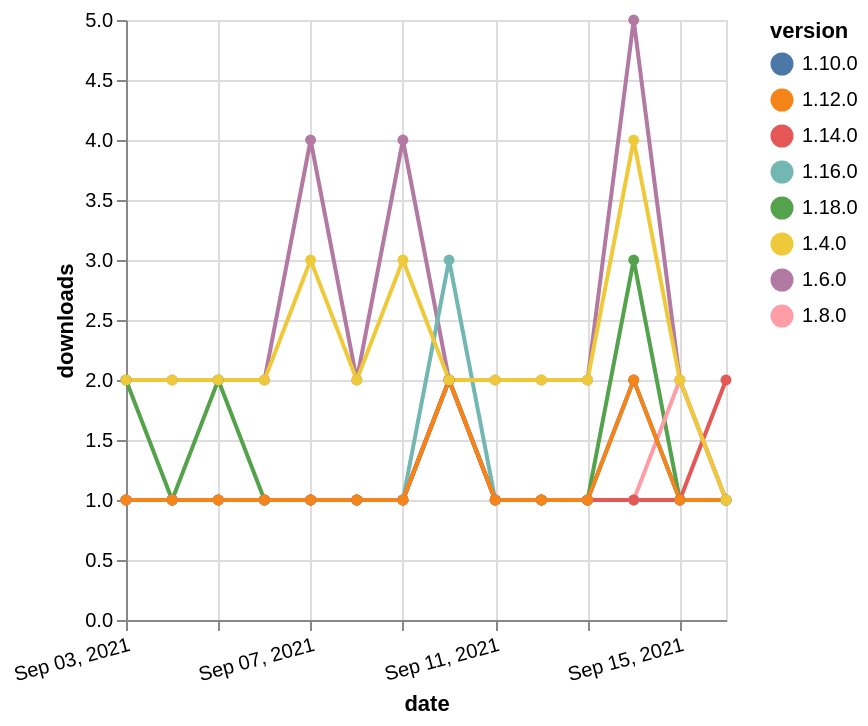

Vega-Lite specification for this chart:
### Vega-Lite specification from a JSON file in a GitHub repository (floating-point values rounded to 4 significant figures)
{"$schema": "https://vega.github.io/schema/vega-lite/v5.json", "description": "A simple bar chart with embedded data.", "data": {"values": [{"date": "2021-09-03", "total": 2506, "delta": 2, "version": "1.6.0"}, {"date": "2021-09-04", "total": 2508, "delta": 2, "version": "1.6.0"}, {"date": "2021-09-05", "total": 2510, "delta": 2, "version": "1.6.0"}, {"date": "2021-09-06", "total": 2512, "delta": 2, "version": "1.6.0"}, {"date": "2021-09-07", "total": 2516, "delta": 4, "version": "1.6.0"}, {"date": "2021-09-08", "total": 2518, "delta": 2, "version": "1.6.0"}, {"date": "2021-09-09", "total": 2522, "delta": 4, "version": "1.6.0"}, {"date": "2021-09-10", "total": 2524, "delta": 2, "version": "1.6.0"}, {"date": "2021-09-11", "total": 2526, "delta": 2, "version": "1.6.0"}, {"date": "2021-09-12", "total": 2528, "delta": 2, "version": "1.6.0"}, {"date": "2021-09-13", "total": 2530, "delta": 2, "version": "1.6.0"}, {"date": "2021-09-14", "total": 2535, "delta": 5, "version": "1.6.0"}, {"date": "2021-09-15", "total": 2537, "delta": 2, "version": "1.6.0"}, {"date": "2021-09-16", "total": 2538, "delta": 1, "version": "1.6.0"}, {"date": "2021-09-03", "total": 121, "delta": 2, "version": "1.18.0"}, {"date": "2021-09-04", "total": 122, "delta": 1, "version": "1.18.0"}, {"date": "2021-09-05", "total": 124, "delta": 2, "version": "1.18.0"}, {"date": "2021-09-06", "total": 125, "delta": 1, "version": "1.18.0"}, {"date": "2021-09-07", "total": 126, "delta": 1, "version": "1.18.0"}, {"date": "2021-09-08", "total": 127, "delta": 1, "version": "1.18.0"}, {"date": "2021-09-09", "total": 128, "delta": 1, "version": "1.18.0"}, {"date": "2021-09-10", "total": 130, "delta": 2, "version": "1.18.0"}, {"date": "2021-09-11", "total": 131, "delta": 1, "version": "1.18.0"}, {"date": "2021-09-12", "total": 132, "delta": 1, "version": "1.18.0"}, {"date": "2021-09-13", "total": 133, "delta": 1, "version": "1.18.0"}, {"date": "2021-09-14", "total": 136, "delta": 3, "version": "1.18.0"}, {"date": "2021-09-15", "total": 137, "delta": 1, "version": "1.18.0"}, {"date": "2021-09-16", "total": 138, "delta": 1, "version": "1.18.0"}, {"date": "2021-09-03", "total": 250, "delta": 1, "version": "1.8.0"}, {"date": "2021-09-04", "total": 251, "delta": 1, "version": "1.8.0"}, {"date": "2021-09-05", "total": 252, "delta": 1, "version": "1.8.0"}, {"date": "2021-09-06", "total": 253, "delta": 1, "version": "1.8.0"}, {"date": "2021-09-07", "total": 254, "delta": 1, "version": "1.8.0"}, {"date": "2021-09-08", "total": 255, "delta": 1, "version": "1.8.0"}, {"date": "2021-09-09", "total": 256, "delta": 1, "version": "1.8.0"}, {"date": "2021-09-10", "total": 258, "delta": 2, "version": "1.8.0"}, {"date": "2021-09-11", "total": 259, "delta": 1, "version": "1.8.0"}, {"date": "2021-09-12", "total": 260, "delta": 1, "version": "1.8.0"}, {"date": "2021-09-13", "total": 261, "delta": 1, "version": "1.8.0"}, {"date": "2021-09-14", "total": 262, "delta": 1, "version": "1.8.0"}, {"date": "2021-09-15", "total": 264, "delta": 2, "version": "1.8.0"}, {"date": "2021-09-16", "total": 265, "delta": 1, "version": "1.8.0"}, {"date": "2021-09-03", "total": 198, "delta": 1, "version": "1.10.0"}, {"date": "2021-09-04", "total": 199, "delta": 1, "version": "1.10.0"}, {"date": "2021-09-05", "total": 200, "delta": 1, "version": "1.10.0"}, {"date": "2021-09-06", "total": 201, "delta": 1, "version": "1.10.0"}, {"date": "2021-09-07", "total": 202, "delta": 1, "version": "1.10.0"}, {"date": "2021-09-08", "total": 203, "delta": 1, "version": "1.10.0"}, {"date": "2021-09-09", "total": 204, "delta": 1, "version": "1.10.0"}, {"date": "2021-09-10", "total": 206, "delta": 2, "version": "1.10.0"}, {"date": "2021-09-11", "total": 207, "delta": 1, "version": "1.10.0"}, {"date": "2021-09-12", "total": 208, "delta": 1, "version": "1.10.0"}, {"date": "2021-09-13", "total": 209, "delta": 1, "version": "1.10.0"}, {"date": "2021-09-14", "total": 211, "delta": 2, "version": "1.10.0"}, {"date": "2021-09-15", "total": 212, "delta": 1, "version": "1.10.0"}, {"date": "2021-09-16", "total": 213, "delta": 1, "version": "1.10.0"}, {"date": "2021-09-03", "total": 186, "delta": 1, "version": "1.16.0"}, {"date": "2021-09-04", "total": 187, "delta": 1, "version": "1.16.0"}, {"date": "2021-09-05", "total": 188, "delta": 1, "version": "1.16.0"}, {"date": "2021-09-06", "total": 189, "delta": 1, "version": "1.16.0"}, {"date": "2021-09-07", "total": 190, "delta": 1, "version": "1.16.0"}, {"date": "2021-09-08", "total": 191, "delta": 1, "version": "1.16.0"}, {"date": "2021-09-09", "total": 192, "delta": 1, "version": "1.16.0"}, {"date": "2021-09-10", "total": 195, "delta": 3, "version": "1.16.0"}, {"date": "2021-09-11", "total": 196, "delta": 1, "version": "1.16.0"}, {"date": "2021-09-12", "total": 197, "delta": 1, "version": "1.16.0"}, {"date": "2021-09-13", "total": 198, "delta": 1, "version": "1.16.0"}, {"date": "2021-09-14", "total": 199, "delta": 1, "version": "1.16.0"}, {"date": "2021-09-15", "total": 200, "delta": 1, "version": "1.16.0"}, {"date": "2021-09-16", "total": 201, "delta": 1, "version": "1.16.0"}, {"date": "2021-09-03", "total": 168, "delta": 1, "version": "1.14.0"}, {"date": "2021-09-04", "total": 169, "delta": 1, "version": "1.14.0"}, {"date": "2021-09-05", "total": 170, "delta": 1, "version": "1.14.0"}, {"date": "2021-09-06", "total": 171, "delta": 1, "version": "1.14.0"}, {"date": "2021-09-07", "total": 172, "delta": 1, "version": "1.14.0"}, {"date": "2021-09-08", "total": 173, "delta": 1, "version": "1.14.0"}, {"date": "2021-09-09", "total": 174, "delta": 1, "version": "1.14.0"}, {"date": "2021-09-10", "total": 176, "delta": 2, "version": "1.14.0"}, {"date": "2021-09-11", "total": 177, "delta": 1, "version": "1.14.0"}, {"date": "2021-09-12", "total": 178, "delta": 1, "version": "1.14.0"}, {"date": "2021-09-13", "total": 179, "delta": 1, "version": "1.14.0"}, {"date": "2021-09-14", "total": 180, "delta": 1, "version": "1.14.0"}, {"date": "2021-09-15", "total": 181, "delta": 1, "version": "1.14.0"}, {"date": "2021-09-16", "total": 183, "delta": 2, "version": "1.14.0"}, {"date": "2021-09-03", "total": 185, "delta": 1, "version": "1.12.0"}, {"date": "2021-09-04", "total": 186, "delta": 1, "version": "1.12.0"}, {"date": "2021-09-05", "total": 187, "delta": 1, "version": "1.12.0"}, {"date": "2021-09-06", "total": 188, "delta": 1, "version": "1.12.0"}, {"date": "2021-09-07", "total": 189, "delta": 1, "version": "1.12.0"}, {"date": "2021-09-08", "total": 190, "delta": 1, "version": "1.12.0"}, {"date": "2021-09-09", "total": 191, "delta": 1, "version": "1.12.0"}, {"date": "2021-09-10", "total": 193, "delta": 2, "version": "1.12.0"}, {"date": "2021-09-11", "total": 194, "delta": 1, "version": "1.12.0"}, {"date": "2021-09-12", "total": 195, "delta": 1, "version": "1.12.0"}, {"date": "2021-09-13", "total": 196, "delta": 1, "version": "1.12.0"}, {"date": "2021-09-14", "total": 198, "delta": 2, "version": "1.12.0"}, {"date": "2021-09-15", "total": 199, "delta": 1, "version": "1.12.0"}, {"date": "2021-09-16", "total": 200, "delta": 1, "version": "1.12.0"}, {"date": "2021-09-03", "total": 2368, "delta": 2, "version": "1.4.0"}, {"date": "2021-09-04", "total": 2370, "delta": 2, "version": "1.4.0"}, {"date": "2021-09-05", "total": 2372, "delta": 2, "version": "1.4.0"}, {"date": "2021-09-06", "total": 2374, "delta": 2, "version": "1.4.0"}, {"date": "2021-09-07", "total": 2377, "delta": 3, "version": "1.4.0"}, {"date": "2021-09-08", "total": 2379, "delta": 2, "version": "1.4.0"}, {"date": "2021-09-09", "total": 2382, "delta": 3, "version": "1.4.0"}, {"date": "2021-09-10", "total": 2384, "delta": 2, "version": "1.4.0"}, {"date": "2021-09-11", "total": 2386, "delta": 2, "version": "1.4.0"}, {"date": "2021-09-12", "total": 2388, "delta": 2, "version": "1.4.0"}, {"date": "2021-09-13", "total": 2390, "delta": 2, "version": "1.4.0"}, {"date": "2021-09-14", "total": 2394, "delta": 4, "version": "1.4.0"}, {"date": "2021-09-15", "total": 2396, "delta": 2, "version": "1.4.0"}, {"date": "2021-09-16", "total": 2397, "delta": 1, "version": "1.4.0"}]}, "width": "container", "mark": {"type": "line", "point": {"filled": true}}, "encoding": {"x": {"field": "date", "type": "temporal", "timeUnit": "yearmonthdate", "title": "date", "axis": {"labelAngle": -15}}, "y": {"field": "delta", "type": "quantitative", "title": "downloads"}, "color": {"field": "version", "type": "nominal"}, "tooltip": {"field": "delta"}}}
